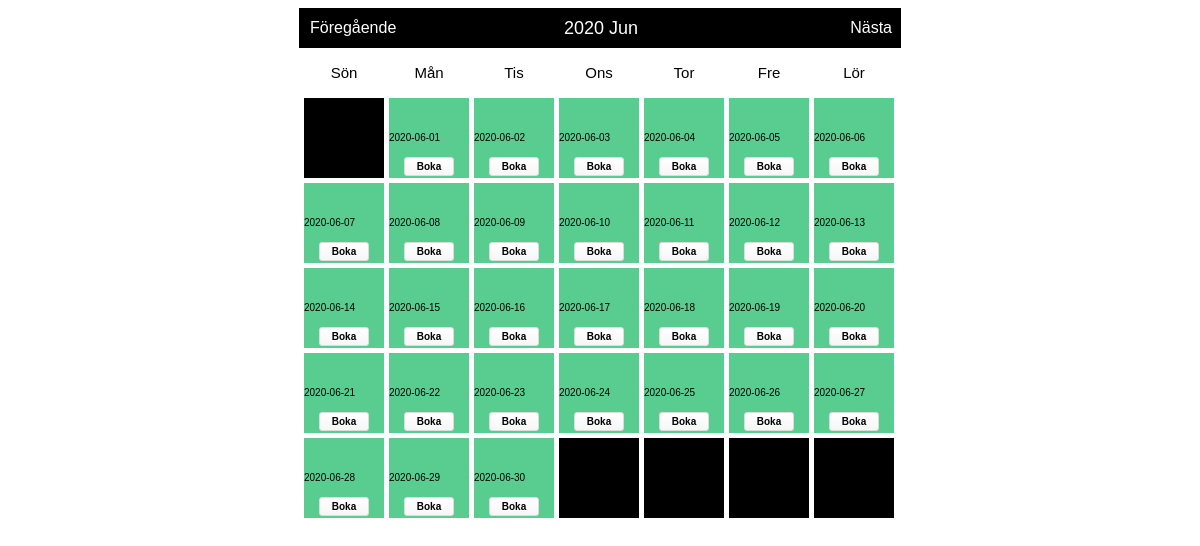
The page /Index1.php?month=06&year=2020 on the database as committed earlier.
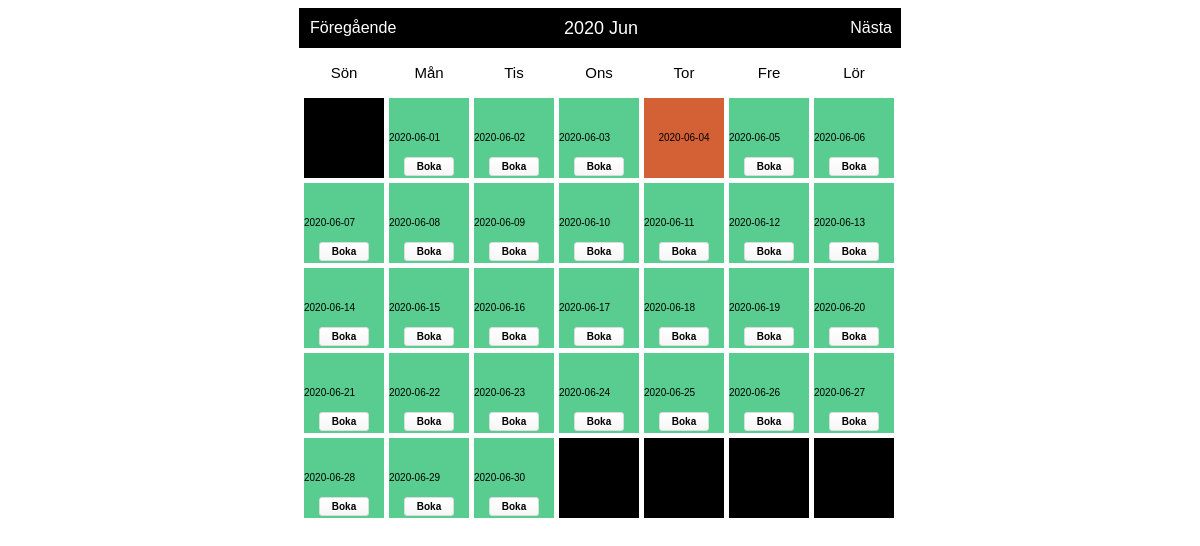
The same page on the database as committed later.
### tables this page shows
CREATE TABLE "bookings" (
	"id"	INTEGER PRIMARY KEY AUTOINCREMENT,
	"booking_date"	NUMERIC,
	"User_id"	INTEGER
);

### booking.php (called while the page is built, shortened)
<?php
class Booking
{
    private $dbh;
    private $bookingsTableName = 'bookings';
    public function __construct()
    {
            $this->dbh = new PDO ('sqlite:Database\Takterassen.db');
    }
    public function index()
{
    $statement = $this->dbh->query('SELECT * FROM ' . $this->bookingsTableName);
    return $statement->fetchAll(PDO::FETCH_ASSOC);
}
}

### bookablecell.php (the view, shortened to what this page needs)
<?php
class BookableCell
{
    private $booking;
    private $currentURL;
    public function __construct(Booking $booking)
    {
        $this->booking = $booking;
        $this->currentURL = htmlentities($_SERVER['REQUEST_URI']);
    }
    public function update(Calendar $cal)
    {
        if ($this->isDateBooked($cal->getCurrentDate())) {
            return $cal->cellContent =
                $this->bookedCell($cal->getCurrentDate());
        }
        if (!$this->isDateBooked($cal->getCurrentDate())) {
            return $cal->cellContent =
                $this->openCell($cal->getCurrentDate());
        }
    }
    private function openCell($date)
    {
        return '<div class="open">  '. $date . '      ' . $this->bookingForm($date) . '</div>';
    }
    private function bookedCell($date)
    {
        $userid = $_SESSION['user_id'];
        if ($this->UserId($date) === $userid) {return '<div class="bookedbyme">'. $date . ' ' . $this->deleteForm($this->bookingId($date)) . '</div>';}
        else {return '<div class="booked">   '. $date . ' </div>';}
    }
    private function isDateBooked($date)
    {
        return in_array($date, $this->bookedDates());
    }
    private function bookedDates()
    {
        return array_map(function ($record) {
            return $record['booking_date'];
        }, $this->booking->index());
    }
    private function Userid($date)
    {
        $booking = array_filter($this->booking->index(), function ($record) use ($date) {
            return $record['booking_date'] == $date;
        });
        $result = array_shift($booking);
        return $result['User_id'];
    }
    private function bookingForm($date)
    {
        return
            '<form  method="post" action="' . $this->currentURL . '">' .
            '<input type="hidden" name="add" />' .
            '<input type="hidden" name="date" value="' . $date . '" />' .
            '<input class="submit" type="submit" value="Boka" />' .
            '</form>';
    }
}

### Index1.php (shortened to what this page needs)
<html>
<head>
    <link href="calendar.css" type="text/css" rel="stylesheet"/>
</head>
<body>
<?php
include 'Calendar.php';
include 'Booking.php';
include 'BookableCell.php';
$booking = new Booking();
$bookableCell = new BookableCell($booking);
$calendar = new Calendar();
$calendar->attachObserver('showCell', $bookableCell);
echo $calendar->show();
?>
</body>
</html>

### calendar.php (shortened to what this page needs)
<?php
class Calendar
{
    public function __construct()
    {
        $this->naviHref = htmlentities($_SERVER['PHP_SELF']);
    }
    protected $observers = array();
    private $dayLabels = array("Mån", "Tis", "Ons", "Tor", "Fre", "Lör", "Sön");
    private $currentYear = 0;
    private $currentMonth = 0;
    private $currentDay = 0;
    private $currentDate = null;
    private $daysInMonth = 0;
    private $sundayFirst = true;
    private $naviHref = null;
    public function attachObserver($type, $observer)
    {
        $this->observers[$type][] = $observer;
    }
    public function notifyObserver($type)
    {
        if (isset($this->observers[$type])) {
            foreach ($this->observers[$type] as $observer) {
                $observer->update($this);
            }
        }
    }
    public function getCurrentDate()
    {
        return $this->currentDate;
    }
    public function show($month = null, $year = null, $attributes = false)
    {
        if (null == $year && isset($_GET['year'])) {
            $year = $_GET['year'];
        } else if (null == $year) {
            $year = date("Y", time());
        }
        if (null == $month && isset($_GET['month'])) {
            $month = $_GET['month'];
        } else if (null == $month) {
            $month = date("m", time());
        }
        $this->currentYear = $year;
        $this->currentMonth = $month;
        $this->daysInMonth = $this->_daysInMonth($month, $year);
        $content = '<div id="calendar">' .
            '<div class="box">' .
            $this->_createNavi() .
            '</div>' .
            '<div class="box-content">' .
            '<ul class="label">' . $this->_createLabels() . '</ul>';
        $content .= '<div class="clear"></div>';
        $content .= '<ul class="dates">';
        for ($i = 0; $i < $this->_weeksInMonth($month, $year); $i++) {
            for ($j = 1; $j <= 7; $j++) {
                $content .= $this->_showDay($i * 7 + $j, $attributes);
            }
        }
        $content .= '</ul>';
        $content .= '<div class="clear"></div>';
        $content .= '</div>';
        $content .= '</div>';
        return $content;
    }
    private function _showDay($cellNumber, $attributes = false)
    {
        if ($this->currentDay == 0) {
            $firstDayOfTheWeek = date('N', strtotime($this->currentYear . '-' . $this->currentMonth . '-01'));
            if ($this->sundayFirst) {
                if ($firstDayOfTheWeek == 7) {
                    $firstDayOfTheWeek = 1;
                } else {
                    $firstDayOfTheWeek++;
                }
            }
            if (intval($cellNumber) == intval($firstDayOfTheWeek)) {
                $this->currentDay = 1;
            }
        }
        if (($this->currentDay != 0) && ($this->currentDay <= $this->daysInMonth)) {
            $this->currentDate = date('Y-m-d', strtotime($this->currentYear . '-' . $this->currentMonth . '-' . ($this->currentDay)));
            $cellContent = $this->_createCellContent($attributes);
            $this->currentDay++;
        } else {
            $this->currentDate = null;
            $cellContent = null;
        }
        return '<li id="li-' . $this->currentDate . '" class="' . ($cellNumber % 7 == 1 ? ' start ' : ($cellNumber % 7 == 0 ? ' end ' : ' ')) .
            ($cellContent == null ? 'mask' : '') . '">' . $cellContent .
            '</li>';
    }
    private function _createNavi()
    {
        $nextMonth = $this->currentMonth == 12 ? 1 : intval($this->currentMonth) + 1;
        $nextYear = $this->currentMonth == 12 ? intval($this->currentYear) + 1 : $this->currentYear;
        $preMonth = $this->currentMonth == 1 ? 12 : intval($this->currentMonth) - 1;
        $preYear = $this->currentMonth == 1 ? intval($this->currentYear) - 1 : $this->currentYear;
        return
            '<div class="header">' .
            '<a class="prev" href="' . $this->naviHref . '?month=' . sprintf('%02d', $preMonth) . '&year=' . $preYear . '">Föregående</a>' .
            '<span class="title">' . date('Y M', strtotime($this->currentYear . '-' . $this->currentMonth . '-1')) . '</span>' .
            '<a class="next" href="' . $this->naviHref . '?month=' . sprintf("%02d", $nextMonth) . '&year=' . $nextYear . '">Nästa</a>' .
            '</div>';
    }
    private function _createLabels()
    {
        if ($this->sundayFirst) {
            $temp = $this->dayLabels[0];
            for ($i = 1; $i < sizeof($this->dayLabels); $i++) {
                $tmp = $this->dayLabels[$i];
                $this->dayLabels[$i] = $temp;
                $temp = $tmp;
            }
            $this->dayLabels[0] = $temp;
        }
        $content = '';
        foreach ($this->dayLabels as $index => $label) {
            $content .= '<li class="' . ($label == 6 ? 'end title' : 'start title') . ' title">' . $label . '</li>';
        }
        return $content;
    }
    private function _createCellContent($setting = false)
    {
        $this->cellContent = $this->currentDay;
        $this->notifyObserver('showCell');
        return $this->cellContent;
    }
    private function _weeksInMonth($month = null, $year = null)
    {
        $daysInMonths = $this->_daysInMonth($month, $year);
        $numOfweeks = ($daysInMonths % 7 == 0 ? 0 : 1) + intval($daysInMonths / 7);
        $monthEndingDay = date('N', strtotime($year . '-' . $month . '-' . $daysInMonths));
        $monthStartDay = date('N', strtotime($year . '-' . $month . '-01'));
        return $numOfweeks;
    }
    private function _daysInMonth($month = null, $year = null)
    {
        return date('t', strtotime($year . '-' . $month . '-01'));
    }
}

### calendar.css (style rules this page uses)
body { font-family: "Arial"; }
div#calendar { margin: 0px auto; padding: 0px; width: 602px; }
div#calendar div.box { position: relative; top: 0px; left: 0px; width: 100%; height: 40px; background-color:black; }
div#calendar div.header { line-height: 40px; vertical-align: middle; position: absolute; left: 11px; top: 0px; width: 582px; height: 40px; text-align: center; }
div#calendar div.header a.prev, div#calendar div.header a.next { position: absolute; top: 0px; height: 17px; display: block; cursor: pointer; text-decoration: none; color: #FFF; }
div#calendar div.header span.title { color: #FFF; font-size: 18px; }
div#calendar div.header a.prev { left: 0px; }
div#calendar div.header a.next { right: 0px; }
div#calendar ul.label { float: left; margin: 0px; padding: 0px; margin-top: 5px; margin-left: 5px; }
div#calendar ul.label li { margin: 0px; padding: 0px; margin-right: 5px; float: left; list-style-type: none; width: 80px; height: 40px; line-height: 40px; vertical-align: middle; text-align: center; color: #000; font-size: 15px; background-color: transparent; }
div#calendar ul.dates { float: left; margin: 0px; padding: 0px; margin-left: 5px; margin-bottom: 5px; }
div#calendar ul.dates li { margin: 0px; padding: 0px; margin-right: 5px; margin-top: 5px; line-height: 34px; vertical-align: middle; float: left; list-style-type: none; width: 80px; height: 80px; font-size: 10px; background-color:black; color: #000; text-align: top; position: relative; }
li div { display: flex; }
li div form { display: inline; align-self: center; margin: 0; position: absolute; bottom: 2px; }
div.open { background: #59CD90; width: 100%; height: 100%; display: flex; justify-content: center; flex-direction: column; }
div.booked { background: #D36135; width: 100%; height: 100%; display: flex; justify-content: center; flex-direction: column; text-align: center; line-height: inherit; }
.submit { box-shadow:inset 0px 1px 0px 0px #ffffff; background:linear-gradient(to bottom, #ffffff 5%, #f6f6f6 100%); background-color:#ffffff; border-radius:3px; border:1px solid #dcdcdc; display:inline-block; cursor:pointer; color:black; font-size:10px; font-weight:bold; padding:3px 12px; text-decoration:none; text-shadow:0px 1px 0px #ffffff; }

Rows that differ between the two databases and show on the page:
added bookings: booking_date "2020-06-04"
Other text that changed with them:
list line gone: "2020-06-04 Boka"
